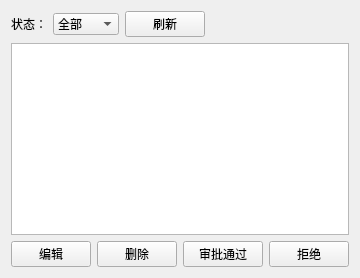
<?xml version="1.0" encoding="UTF-8"?>
<ui version="4.0">
 <class>UserManager</class>
 <widget class="QWidget" name="UserManager">
  <layout class="QVBoxLayout" name="verticalLayout">
   <item>
    <layout class="QHBoxLayout" name="horizontalLayout">
     <item>
      <widget class="QLabel" name="label">
       <property name="text">
        <string>状态：</string>
       </property>
      </widget>
     </item>
     <item>
      <widget class="QComboBox" name="comboBoxStatus">
       <item>
        <property name="text">
         <string>全部</string>
        </property>
       </item>
       <item>
        <property name="text">
         <string>待审批</string>
        </property>
       </item>
       <item>
        <property name="text">
         <string>已审批</string>
        </property>
       </item>
       <item>
        <property name="text">
         <string>已拒绝</string>
        </property>
       </item>
      </widget>
     </item>
     <item>
      <widget class="QPushButton" name="btnRefresh">
       <property name="text">
        <string>刷新</string>
       </property>
      </widget>
     </item>
     <item>
      <spacer name="horizontalSpacer">
       <property name="orientation">
        <enum>Qt::Horizontal</enum>
       </property>
       <property name="sizeHint" stdset="0">
        <size>
         <width>40</width>
         <height>20</height>
        </size>
       </property>
      </spacer>
     </item>
    </layout>
   </item>
   <item>
    <widget class="QTableView" name="tableView">
     <property name="selectionBehavior">
      <enum>QAbstractItemView::SelectRows</enum>
     </property>
     <property name="selectionMode">
      <enum>QAbstractItemView::SingleSelection</enum>
     </property>
    </widget>
   </item>
   <item>
    <layout class="QHBoxLayout" name="horizontalLayout_2">
     <item>
      <widget class="QPushButton" name="btnEdit">
       <property name="text">
        <string>编辑</string>
       </property>
      </widget>
     </item>
     <item>
      <widget class="QPushButton" name="btnDelete">
       <property name="text">
        <string>删除</string>
       </property>
      </widget>
     </item>
     <item>
      <widget class="QPushButton" name="btnApprove">
       <property name="text">
        <string>审批通过</string>
       </property>
      </widget>
     </item>
     <item>
      <widget class="QPushButton" name="btnReject">
       <property name="text">
        <string>拒绝</string>
       </property>
      </widget>
     </item>
    </layout>
   </item>
  </layout>
 </widget>
 <resources/>
 <connections/>
</ui> 
